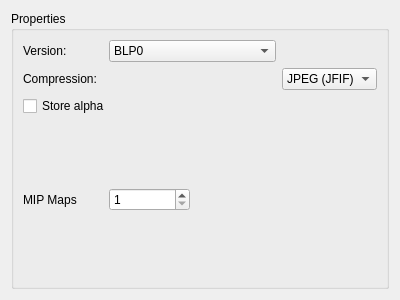
<?xml version="1.0" encoding="UTF-8"?>
<ui version="4.0">
 <class>BlpDialog</class>
 <widget class="QDialog" name="BlpDialog">
  <property name="geometry">
   <rect>
    <x>0</x>
    <y>0</y>
    <width>400</width>
    <height>300</height>
   </rect>
  </property>
  <property name="windowTitle">
   <string>Save BLP</string>
  </property>
  <layout class="QGridLayout" name="gridLayout_2">
   <item row="0" column="0">
    <widget class="QGroupBox" name="groupBox">
     <property name="title">
      <string>Properties</string>
     </property>
     <layout class="QGridLayout" name="gridLayout">
      <item row="0" column="0">
       <widget class="QLabel" name="label_3">
        <property name="text">
         <string>Version:</string>
        </property>
       </widget>
      </item>
      <item row="0" column="1" colspan="2">
       <widget class="KComboBox" name="kcombobox">
        <item>
         <property name="text">
          <string>BLP0</string>
         </property>
        </item>
        <item>
         <property name="text">
          <string>BLP1</string>
         </property>
        </item>
        <item>
         <property name="text">
          <string>BLP2</string>
         </property>
        </item>
       </widget>
      </item>
      <item row="1" column="0" colspan="2">
       <widget class="QLabel" name="label_2">
        <property name="text">
         <string>Compression:</string>
        </property>
       </widget>
      </item>
      <item row="1" column="3">
       <widget class="KComboBox" name="kcombobox_2">
        <item>
         <property name="text">
          <string>JPEG (JFIF)</string>
         </property>
        </item>
        <item>
         <property name="text">
          <string>Paletted</string>
         </property>
        </item>
       </widget>
      </item>
      <item row="2" column="0" colspan="2">
       <widget class="QCheckBox" name="checkBox">
        <property name="text">
         <string>Store alpha</string>
        </property>
       </widget>
      </item>
      <item row="3" column="2" colspan="2">
       <widget class="KIntNumInput" name="kintnuminput_2" native="true">
        <property name="minimum" stdset="0">
         <number>0</number>
        </property>
       </widget>
      </item>
      <item row="4" column="0">
       <widget class="QLabel" name="label_5">
        <property name="text">
         <string>MIP Maps</string>
        </property>
       </widget>
      </item>
      <item row="4" column="2" colspan="2">
       <widget class="KIntNumInput" name="kintnuminput_3" native="true">
        <property name="minimum" stdset="0">
         <number>0</number>
        </property>
       </widget>
      </item>
      <item row="5" column="2" colspan="2">
       <widget class="KIntNumInput" name="kintnuminput" native="true">
        <property name="minimum" stdset="0">
         <number>1</number>
        </property>
        <property name="maximum" stdset="0">
         <number>16</number>
        </property>
       </widget>
      </item>
      <item row="4" column="1">
       <widget class="QSpinBox" name="spinBox">
        <property name="minimum">
         <number>1</number>
        </property>
        <property name="maximum">
         <number>16</number>
        </property>
       </widget>
      </item>
     </layout>
    </widget>
   </item>
  </layout>
 </widget>
 <customwidgets>
  <customwidget>
   <class>KComboBox</class>
   <extends>QComboBox</extends>
   <header>kcombobox.h</header>
  </customwidget>
  <customwidget>
   <class>KIntNumInput</class>
   <extends>QWidget</extends>
   <header>knuminput.h</header>
  </customwidget>
 </customwidgets>
 <resources/>
 <connections/>
</ui>
